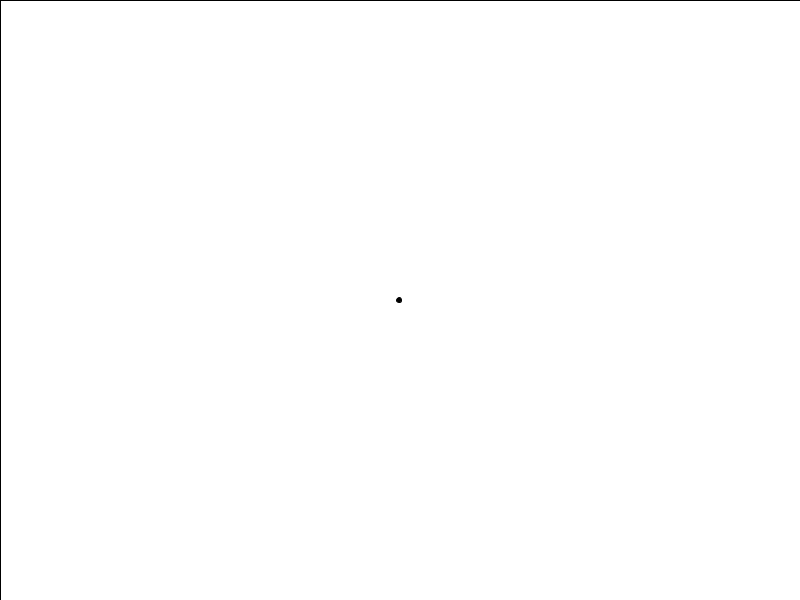
Frame 1 (no input)
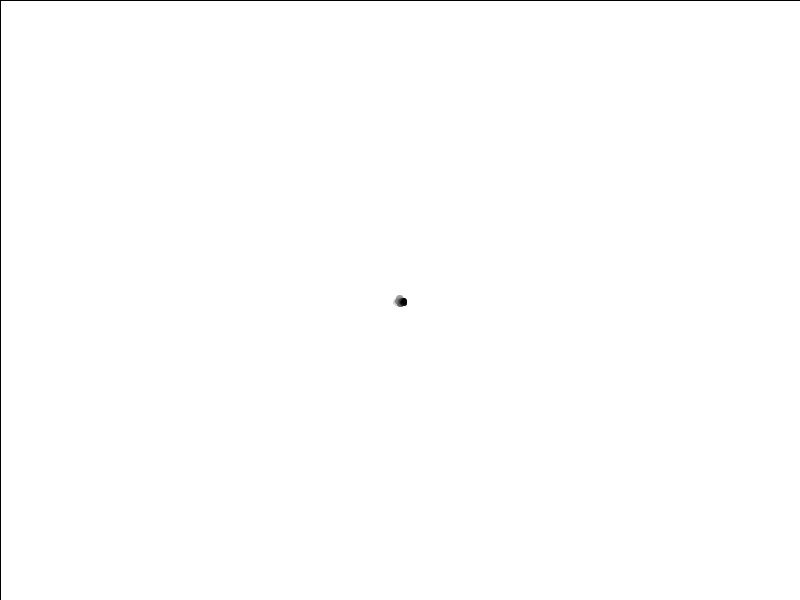
Frame 60 (the mouse pressed at the canvas centre just before this capture)
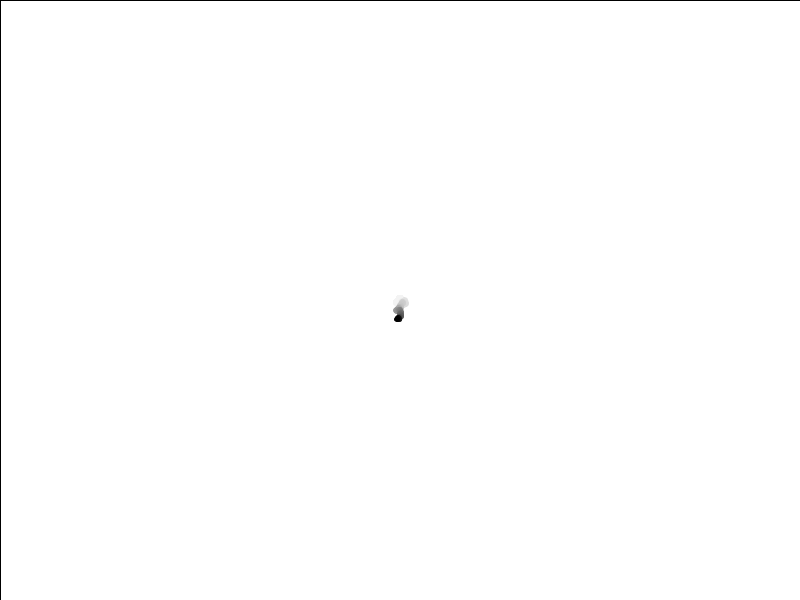
Frame 120 (the mouse held since frame 60 and released just before this capture)

The Processing sketch that drew these frames (run headless with seeded random() and noise(); from frame 60 on, the mouse is pressed at the canvas centre):

// Processing sketch: Random_Walker
// ── Random_Walker.pde
public class RandomWalker
{
    private PVector position;
    private int size;
    
    public RandomWalker(PVector _position, int _size)
    {
        position = _position;
        size = _size;
    }

    public void update()
    {
        position.x += Math.floor(Math.random() * 3) - 1;
        position.y += Math.floor(Math.random() * 3) - 1;

        if (position.x > width) position.x = width - size;
        if (position.x < 0) position.x = 0 + size;
        if (position.y > height) position.y = height - size;
        if (position.y < 0) position.y = 0 + size;
    }

    public void draw()
    {
        update();
        fill(0);
        ellipse(position.x, position.y, size, size);
    }
}

RandomWalker walker;

void setup()
{
    size(800, 600);
    walker = new RandomWalker(new PVector(width / 2, height / 2), 5);
    background(255);
}

void draw()
{
    fill(255, 10);
    rect(0, 0, width, height);
    walker.draw();
}
